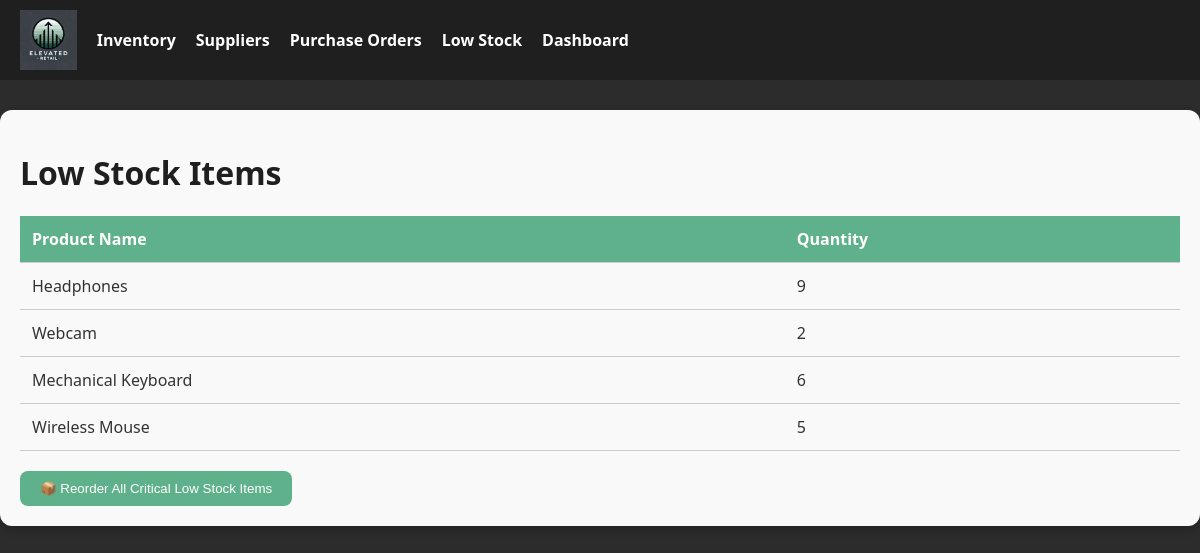
Page /low_stock on the committed database.
### models.py (models this page shows)
class Inventory(db.Model):
    __tablename__ = 'Inventory'
    Inventory_ID = db.Column(db.Integer, primary_key=True)
    Product_ID = db.Column(db.Integer, db.ForeignKey('Product.Product_ID'))
    Quantity = db.Column(db.Integer, default=0)
    Unit_Price = db.Column(db.Float)
    Deleted_At = db.Column(db.DateTime)

class Product(db.Model):
    __tablename__ = 'Product'
    Product_ID = db.Column(db.Integer, primary_key=True)
    Product_Name = db.Column(db.String(100), nullable=False)
    Product_Description = db.Column(db.Text)
    Category_ID = db.Column(db.Integer, db.ForeignKey('Product_Category.Category_ID'))
    Supplier_ID = db.Column(db.Integer, db.ForeignKey('Supplier.Supplier_ID'))
    Image_URL = db.Column(db.String(255))
    Deleted_At = db.Column(db.DateTime)
    category = db.relationship('ProductCategory', backref='products')
    supplier = db.relationship('Supplier', backref='products')
    inventory = db.relationship('Inventory', backref='product', uselist=False)

### routes.py (the view)
@inventory_bp.route('/low_stock', methods=['GET'])
def low_stock():
    low_stock_items = Inventory.query.filter(Inventory.Quantity <= 10).all()
    return render_template('low_stock.html', low_stock_items=low_stock_items)

### templates/low_stock.html
{% extends 'base.html' %}
{% block content %}
<h1>Low Stock Items</h1>
{% if low_stock_items %}
<table>
    <thead>
        <tr>
            <th>Product Name</th>
            <th>Quantity</th>
        </tr>
    </thead>
    <tbody>
        {% for item in low_stock_items %}
        <tr>
            <td>{{ item.product.Product_Name }}</td>
            <td>{{ item.Quantity }}</td>
        </tr>
        {% endfor %}
    </tbody>
</table>
<form action="{{ url_for('inventory.reorder_low_stock') }}" method="post" style="margin-top: 20px;">
    <button type="submit" class="btn-primary">📦 Reorder All Critical Low Stock Items</button>
</form>
{% else %}
<p>No low stock items! 🎉</p>
{% endif %}
{% endblock %}

### templates/base.html (style rules this page uses)
body { margin: 0; font-family: 'Segoe UI', Tahoma, Geneva, Verdana, sans-serif; background-color: #2c2c2c; color: #ffffff; }
.btn-primary { background-color: #5fb18b; color: white; padding: 10px 20px; border-radius: 8px; text-decoration: none; display: inline-block; border: none; cursor: pointer; }
table { width: 100%; border-collapse: collapse; margin-top: 20px; }
th, td { padding: 12px; border-bottom: 1px solid #ccc; text-align: left; }
th { background-color: #5fb18b; color: white; }
h1, h2 { color: #1f1f1f; }

### rows in the picture
Inventory: product.Product_Name "Headphones", Quantity "9"
Inventory: product.Product_Name "Webcam", Quantity "2"
Inventory: product.Product_Name "Mechanical Keyboard", Quantity "6"
Inventory: product.Product_Name "Wireless Mouse", Quantity "5"
